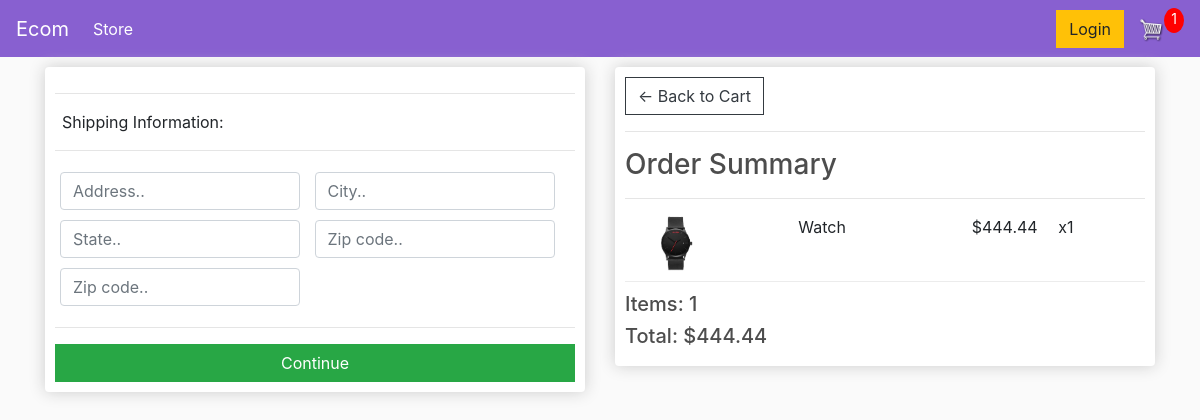
Screenshot of /checkout/ (signed in) with the database file from the repository.
### store/models.py (models this page shows, shortened)
class OrderItem(models.Model):
    product = models.ForeignKey(Product, on_delete=models.SET_NULL, blank=True, null=True)
    order = models.ForeignKey(Order, on_delete=models.SET_NULL, blank=True, null=True)
    quantity = models.IntegerField(default=0, null=True, blank=True)
    date_added = models.DateTimeField(auto_now_add=True)
    @property
    def get_total(self):
        total = self.product.price * self.quantity
        return total

class Product(models.Model):
    name = models.CharField(max_length=200, null=True)
    price = models.DecimalField(max_digits=7, decimal_places=2)
    digital = models.BooleanField(default=False, null=True, blank=False)
    image = models.ImageField(null=True, blank=True)
    @property
    def imageURL(self):
        try:
            url = self.image.url
        except:
            url = ""
        return url

class Order(models.Model):
    customer = models.ForeignKey(Customer, on_delete=models.SET_NULL, blank=True, null=True)
    date_ordered = models.DateTimeField(auto_now_add=True)
    complete = models.BooleanField(default=False)
    transaction_id = models.CharField(max_length=200, null=True)
    @property
    def shipping(self):
        shipping = False
        orderitems = self.orderitem_set.all()
        for i in orderitems:
            if i.product.digital == False:
                shipping = True
        return shipping
    @property
    def get_cart_total(self):
        orderitems = self.orderitem_set.all()
        total = sum([item.get_total for item in orderitems])
        return total
    @property
    def get_cart_items(self):
        orderitems = self.orderitem_set.all()
        total = sum([item.quantity for item in orderitems])
        return total

### store/views.py (the view)
# urls.py: path("checkout/", views.checkout, name="checkout"),
def checkout(request):
    data = cartData(request)
    cartItems = data["cartItems"]
    order = data["order"]
    items = data["items"]
    return render(request, "store/checkout.html", {
        "items": items,
        "order": order,
        "cartItems": cartItems,
    })

### store/utils.py (called while the page is built)
def cartData(request):
    if request.user.is_authenticated:
        customer = request.user.customer
        order, created = Order.objects.get_or_create(customer=customer, complete=False)
        items = order.orderitem_set.all()
        cartItems = order.get_cart_items
    else:
        cookieData = cookieCart(request)
        cartItems = cookieData["cartItems"]
        order = cookieData["order"]
        items = cookieData["items"]
    return {"cartItems": cartItems, "order": order, "items": items}

### store/templates/store/checkout.html (shortened to what this page needs)
{% extends 'store/main.html' %}
{% load static %}
{% block content %}
    <div class="row">
        <div class="col-lg-6">
            <div class="box-element" id="form-wrapper">
                <form id="form">
                    <div id="shipping-info">
                        <hr>
						<p style="margin: 7px;">Shipping Information:</p>
						<hr>
						<div class="form-field">
							<input class="form-control" type="text" name="address" placeholder="Address..">
						</div>
						<div class="form-field">
							<input class="form-control" type="text" name="city" placeholder="City..">
						</div>
						<div class="form-field">
							<input class="form-control" type="text" name="state" placeholder="State..">
						</div>
						<div class="form-field">
							<input class="form-control" type="text" name="zipcode" placeholder="Zip code..">
						</div>
						<div class="form-field">
							<input class="form-control" type="text" name="country" placeholder="Zip code..">
						</div>
                    </div>
                    <hr>
                    <input type="submit" id="form-button" class="btn btn-success btn-block" value="Continue">
                </form>
            </div>
            <br>
        </div>
        <div class="col-lg-6">
            <div class="box-element" id="form-wrapper">
                <a href="{% url 'cart' %}" class="btn btn-outline-dark">&#x2190; Back to Cart</a>
                <hr>
                <h3>Order Summary</h3>
                <hr>
                {% for item in items %}
                    <div class="cart-row">
                        <div style="flex:2"><img class="row-image" src="{{ item.product.imageURL }}"></div>
                        <div style="flex:2"><p>{{ item.product.name }}</p></div>
                        <div style="flex:1"><p>${{ item.product.price }}</p></div>
                        <div style="flex:1"><p>x{{ item.quantity }}</p></div>
                    </div>
                {% endfor %}
				<h5>Items:   {{ order.get_cart_items }}</h5>
				<h5>Total:   ${{ order.get_cart_total }}</h5>
            </div>
        </div>
    </div>
{% endblock content %}

### static/css/main.css (style rules this page uses)
body { background-color: hsl(0, 0%, 98%); }
h1,h2,h3,h4,h5,h6 { color:hsl(0, 0%, 30%); }
.box-element { box-shadow:hsl(0, 0%, 80%) 0 0 16px; background-color: #fff; border-radius: 4px; padding: 10px; }
.col-lg-4, .col-lg-6, .col-lg-8, .col-lg-12 { margin-top: 10px; }
.btn { border-radius: 0; }
.row-image { width: 100px; }
.form-field { width:250px; display: inline-block; padding: 5px; }
.cart-row { display: flex; align-items: flex-stretch; padding-bottom: 10px; margin-bottom: 10px; border-bottom: 1px solid #ececec; }

### rows the page displays
OrderItem: product.imageURL (picture), product.name "Watch", product.price "444.44", quantity "1"
Order: get_cart_items "1", get_cart_total "444.44"

### other values shown
{{ cartItems }} "1"
